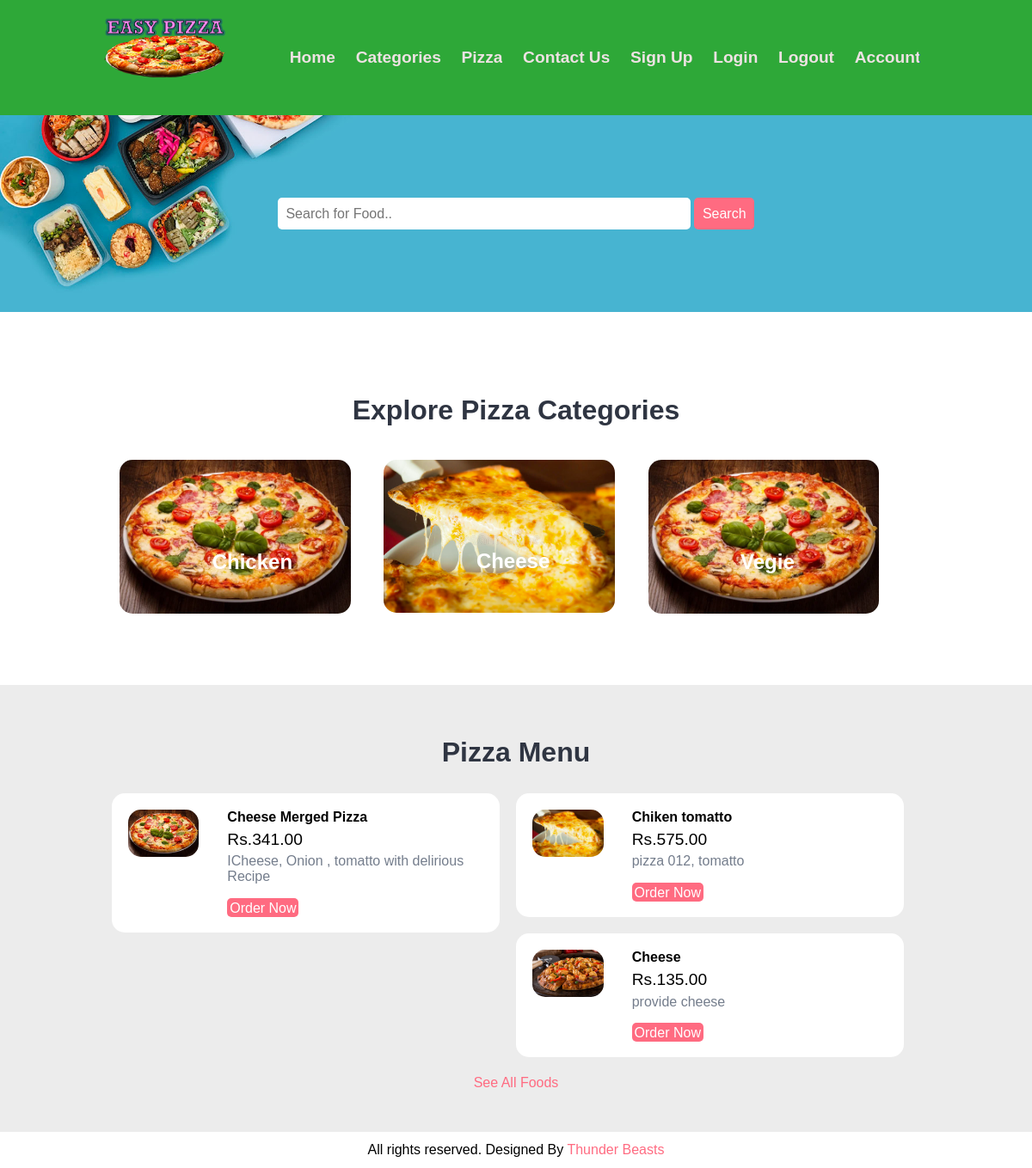
The app's page /user/index.php with its own data.
### tables this page shows
CREATE TABLE `pizza_category` (
  `id_category` int(10) UNSIGNED NOT NULL,
  `title` varchar(100) NOT NULL,
  `image_name` varchar(255) NOT NULL,
  `featured` varchar(10) NOT NULL,
  `active` varchar(10) NOT NULL
);

CREATE TABLE `pizza_item` (
  `id_pizza` int(10) UNSIGNED NOT NULL,
  `id_category` int(10) UNSIGNED NOT NULL,
  `title` varchar(100) NOT NULL,
  `description` text NOT NULL,
  `price` decimal(10,2) NOT NULL,
  `image_name` varchar(255) NOT NULL,
  `featured` varchar(10) NOT NULL,
  `active` varchar(10) NOT NULL
);

### user/index.php (the view, shortened to what this page needs)
<?php
include('partials/menu.php');
include('partials/search-bar.php');
$cus_id = 0;
?>
<br><br>
<section class="categories">
    <div class="container">
        <h2 class="text-center">Explore Pizza Categories</h2>
        <?php
        $sql = "SELECT * FROM pizza_category WHERE featured='Yes' AND active='Yes' LIMIT 3";
        $res = mysqli_query($conn, $sql);
        $count = mysqli_num_rows($res);
        if ($count > 0) {
            while ($row = mysqli_fetch_assoc($res)) {
                $id = $row['id_category'];
                $title = $row['title'];
                $image_name = $row['image_name'];
        ?>
                <a href="<?php SITEURL; ?>category-pizza.php?category_id=<?php echo $id; ?>">
                    <div class="box-3 float-container">
                        <?php
                        if ($image_name == "") {
                            echo "<div class='error text-center'>Image Not Available</div>";
                        } else {
                        ?>
                            <img src="<?php echo SITEURL; ?>images/category/<?php echo $image_name; ?>" alt="Pizza" class="img-responsive img-curve">
                        <?php
                        }
                        ?>
                        <h3 class="float-text text-white"><?php echo $title; ?></h3>
                    </div>
                </a>
        <?php
            }
        } else {
            echo "<div class='error text-center'>Category not Added</div>";
        }
        ?>
    </div>
</section>
<section class="food-menu">
    <div class="container">
        <h2 class="text-center">Pizza Menu</h2>
        <?php
        $sql2 = "SELECT * FROM pizza_item WHERE featured='Yes' AND active='Yes' LIMIT 6";
        $res2 = mysqli_query($conn, $sql2);
        $count2 = mysqli_num_rows($res2);
        if ($count2 > 0) {
            while ($row2 = mysqli_fetch_assoc($res2)) {
                $id = $row2['id_pizza'];
                $title = $row2['title'];
                $price = $row2['price'];
                $description = $row2['description'];
                $image_name = $row2['image_name'];
        ?>
                <div class="food-menu-box">
                    <div class="food-menu-img">
                        <?php
                        if ($image_name == "") {
                            echo "<div class='error text-center'>Image Not Available</div>";
                        } else {
                        ?>
                            <img src="<?php echo SITEURL; ?>images/pizza/<?php echo $image_name; ?>" class="img-responsive img-curve">
                        <?php
                        }
                        ?>
                    </div>
                    <div class="food-menu-desc">
                        <h4><?php echo $title; ?></h4>
                        <p class="food-price">Rs.<?php echo $price; ?></p>
                        <p class="food-detail">
                            <?php echo $description; ?>
                        </p>
                        <br>
                        <a href="<?php echo SITEURL; ?>user/order.php?pizza_id=<?php echo $id; ?>&customer_id=<?php echo $cus_id; ?>" class="btn btn-primary">Order Now</a>
                    </div>
                </div>
        <?php
            }
        } else {
            echo "<div class='error text-center'>Pizza Types not Added</div>";
        }
        ?>
    </div>
    <p class="text-center">
        <a href="#">See All Foods</a>
    </p>
</section>
<?php include('partials/footer.php'); ?>

### user/partials/menu.php (shortened to what this page needs)
<!DOCTYPE html>
<html lang="en">
<head>
    <link rel="stylesheet" href="../css/style.css">
    <link rel="stylesheet" href="../css/inuser-register.css">
    <link rel="stylesheet" href="../css/validation_user.css">
</head>
<body>
    <section class="navbar menu-all">
        <div class="container">
            <div class="">
            <div class="logo">
                <a href="#" title="Logo">
                    <img src="../images/logo.png" alt="Restaurant Logo" class="img-responsive">
                </a>
            </div>
            <div class="menu text-right">
                <ul>
                    <li>
                        <a href="<?php echo SITEURL; ?>user/">Home</a>
                    </li>
                    <li>
                        <a href="<?php echo SITEURL; ?>user/pizza-categories.php">Categories</a>
                    </li>
                    <li>
                        <a href="<?php echo SITEURL; ?>user/pizza-menu.php">Pizza</a>
                    </li>
                    <li>
                        <a href="<?php echo SITEURL; ?>user/contacts.php">Contact Us</a>
                    </li>
                    <li>
                        <a href="<?php echo SITEURL; ?>user/user-register.php">Sign Up</a>
                    </li>
                    <li>
                        <a href="<?php echo SITEURL; ?>user/user-login.php">Login</a>
                    </li>
                    <li>
                        <a href="<?php echo SITEURL; ?>user/logout.php">Logout</a>
                    </li>
                    <li>
                        <a href="<?php echo SITEURL; ?>user/update-account.php">Account</a>
                    </li>
                </ul>
            </div>
            </div>
        </div>
    </section>

### user/partials/search-bar.php
<section class="food-search text-center">
    <div class="container">
        <form action="<?php echo SITEURL;?>user/pizza-search.php" method="POST">
            <input type="search" name="search" placeholder="Search for Food.." required>
            <input type="submit" name="submit" value="Search" class="btn btn-primary">
        </form>
    </div>
</section>

### user/partials/footer.php
    <section class="footer">
        <div class="container text-center">
            <p>All rights reserved. Designed By <a href="#">Thunder Beasts</a></p>
        </div>
    </section>
</body>
</html>

### css/style.css (style rules this page uses)
* { margin: 0 0; padding: 0 0; font-family: Arial, Helvetica, sans-serif; }
.container { width: 80%; margin: 0 auto; padding: 1%; }
.img-responsive { width: 100%; }
.img-curve { border-radius: 15px; }
.text-right { text-align: right; }
.text-center { text-align: center; }
.text-white { color: white; }
a { color: #ff6b81; text-decoration: none; }
.btn { padding: 1%; border: none; font-size: 1rem; border-radius: 5px; }
.btn-primary { background-color: #ff6b81; color: white; cursor: pointer; }
h2 { color: #2f3542; font-size: 2rem; margin-bottom: 2%; }
h3 { font-size: 1.5rem; }
.float-container { position: relative; }
.float-text { position: absolute; bottom: 50px; left: 40%; }
.menu-all { background-color: #2ea838; }
.logo { width: 15%; float: left; }
.menu { line-height: 60px; }
.menu ul { list-style-type: none; }
.menu ul li { display: inline; padding: 1%; font-weight: bold; }
.menu ul li a { text-decoration: none; font-weight: bold; font-size: larger; color: #eee2e3; background-image: linear-gradient(to right, #1d30d6, #1d30d6 50%, #eee2e3 50%); background-size: 200% 100%; background-position: -100%; display: inline-block; padding:25px 0; position: relative; -webkit-background-clip: text; -webkit-text-fill-color: transparent; transition: all 0.2s ease-in-out; }
.menu ul li a:before { content: ''; background: #1d30d6; display: block; position: absolute; bottom: -3px; left: 0; width: 0; height: 3px; transition: all 0.3s ease-in-out; }
.food-search { background-image: url(../images/bg.jpg); background-size: cover; background-repeat: no-repeat; background-position: center; padding: 7% 0; }
.food-search input[type="search"] { width: 50%; padding: 1%; font-size: 1rem; border: none; border-radius: 5px; }
.categories { padding: 4% 0; }
.box-3 { width: 28%; float: left; margin: 2%; }
.food-menu { background-color: #ececec; padding: 4% 0; }
.food-menu-box { width: 43%; margin: 1%; padding: 2%; float: left; background-color: white; border-radius: 15px; }
.food-menu-img { width: 20%; float: left; }
.food-menu-desc { width: 70%; float: left; margin-left: 8%; }
.food-price { font-size: 1.2rem; margin: 2% 0; }
.food-detail { font-size: 1rem; color: #747d8c; }

### records on screen
pizza_category: image_name (picture), title "Chicken"
pizza_category: image_name (picture), title "Cheese"
pizza_category: image_name (picture), title "Vegie"
pizza_item: image_name (picture), title "Cheese Merged Pizza", price "341.00", description "ICheese, Onion , tomatto with delirious Recipe"
pizza_item: image_name (picture), title "Chiken tomatto", price "575.00", description "pizza 012, tomatto"
pizza_item: image_name (picture), title "Cheese", price "135.00", description "provide cheese"
